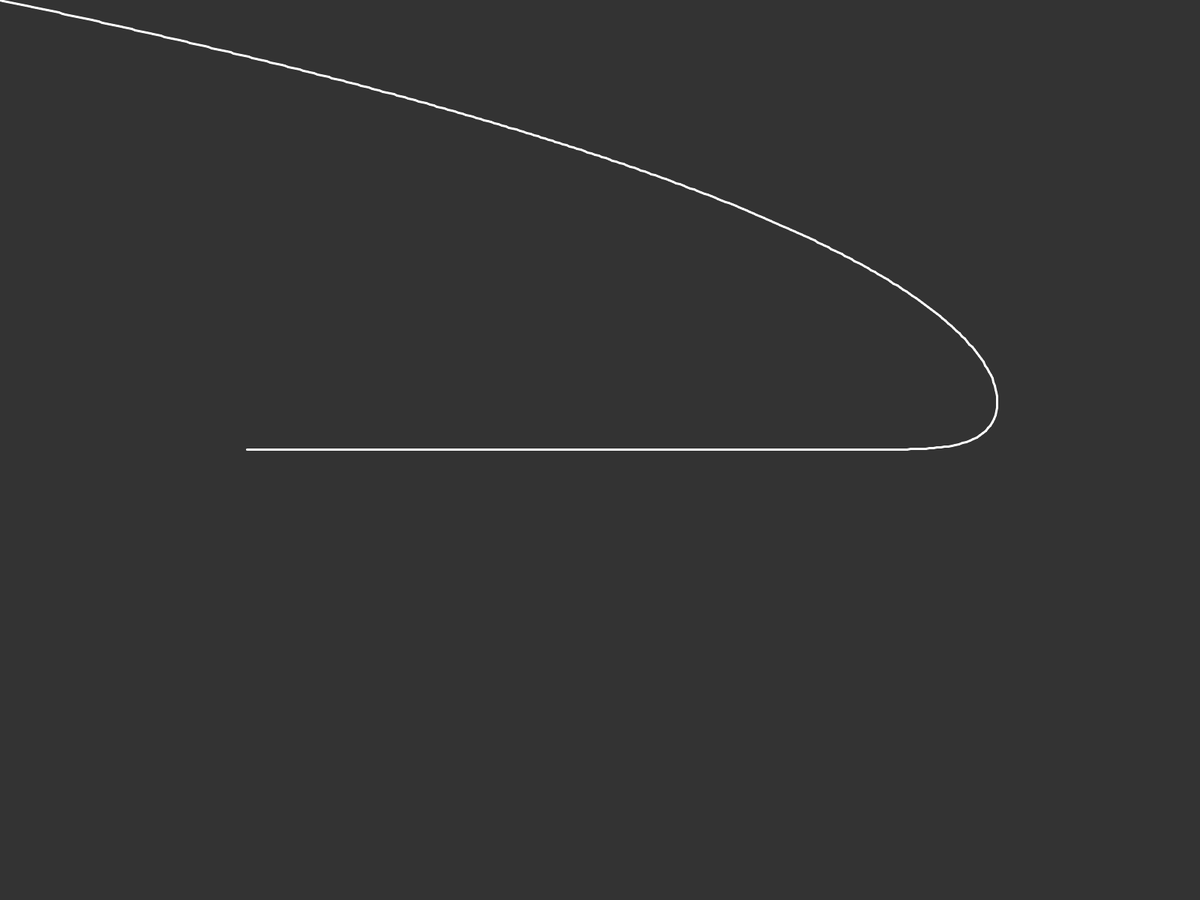
Frame 1 (no input)
Frame 60 (the mouse pressed at the canvas centre just before this capture): identical to frame 1, image omitted
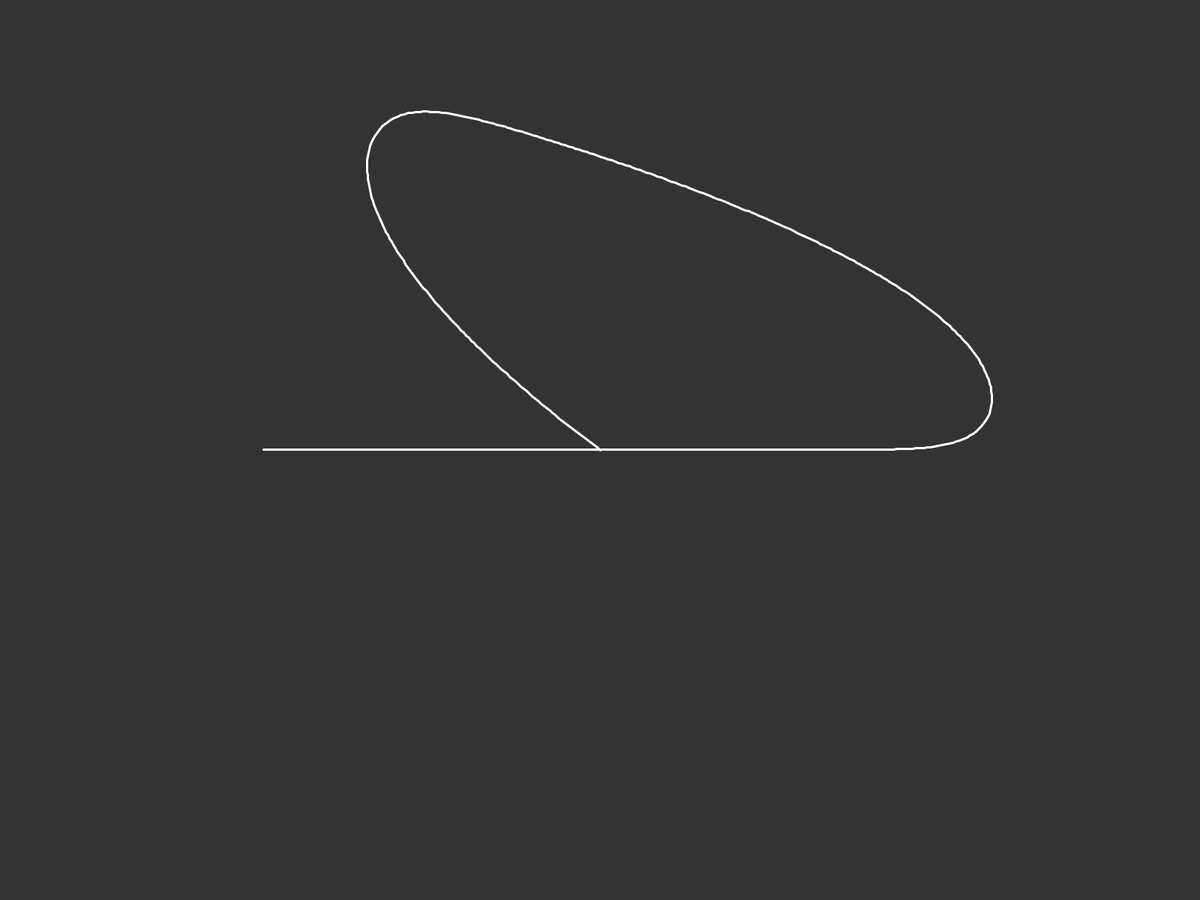
Frame 120 (the mouse held since frame 60 and released just before this capture)

The Processing sketch that drew these frames (run headless with seeded random() and noise(); from frame 60 on, the mouse is pressed at the canvas centre):

// Processing sketch: Inverse_Kinematics
// ── Inverse_Kinematics.pde
Segment sn;
PVector mouse;

void setup() {
	fullScreen();
  mouse = new PVector(mouseX, mouseY);
	int len = 5;
  Segment curr = new Segment(300, height / 2, len, 0);
  for (int i = 0; i < 500; i++) {
    Segment nex = new Segment(curr, len, 0);
    curr.child = nex;
    curr = nex;
  }
  sn = curr;
}

void draw() {
  background(51);
  sn.follow(mouseX, mouseY);
  sn.run();
  Segment nex = sn.parent;
  while (nex != null) {
    nex.follow();
    nex.run();
    nex = nex.parent;
  }
  //s1.run();
  //s.follow(mouseX, mouseY);
  //s1.follow(s.a.x, s.a.y);
}

// ── Segment.pde
class Segment {
  PVector a;
  PVector b = new PVector();
  Segment parent;
  Segment child = null;
  float ang, len;
  Segment(float x, float y, float len_, float ang_) {
    a = new PVector(x, y);
    ang = ang_;
    len = len_;
    calcB();
  }

  Segment(Segment parent_, float len_, float ang_) {
    parent = parent_;
    a = parent.b.copy();
    // follow(parent.a.x, parent.a.y);
    ang = ang_;
    len = len_;
    calcB();
  }
  
  void follow() {
    float targX = child.a.x;
    float targY = child.a.y;
    follow(targX, targY);
  }

  void follow(float mx, float my) {
    PVector targ = new PVector(mx, my);
    PVector dir = PVector.sub(targ, a);
    ang = dir.heading();

    dir.setMag(len);
    dir.mult(-1);

    a = PVector.add(targ, dir);
  }

  void update() {
    calcB();
  }

  void run() {
    update();
    render();
  }

  void calcB() {
    float dx = len * cos(ang);
    float dy = len * sin(ang);
    b.set(a.x + dx, a.y + dy);
  }

  void render() {
    strokeWeight(3);
    stroke(255);
    line(a.x, a.y, b.x, b.y);
  }
}
